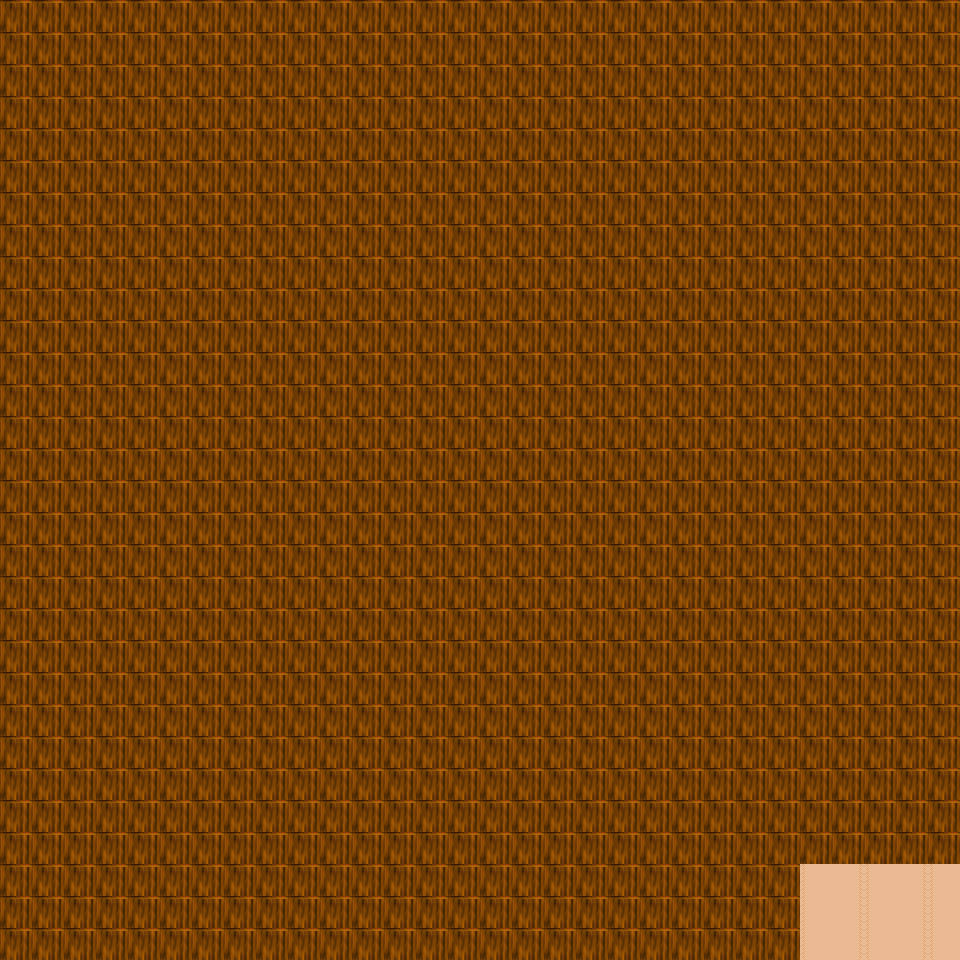

This game map was drawn from its Tiled (.tmx) file and the tilesets committed beside it. A one-line description and the trimmed map source follow:
An orthogonal 30x30 tile map with 32x32 px tiles, 6 tile layers (Ground, Object, Object2, Above, ...), 23 tilesets and 1 object (mapExit).

<map version="1.0" orientation="orthogonal" renderorder="right-down" width="30" height="30" tilewidth="32" tileheight="32" nextobjectid="2">
  <tileset firstgid="1" name="tileset_furniture_table_rectangular_with_meals" tilewidth="32" tileheight="32" tilecount="9" columns="3">
    <image source="../drawable/tileset_furniture_table_rectangular_with_meals.png" width="96" height="96" />
  </tileset>
  <tileset firstgid="10" name="tileset_building_fence_fence_wooden" tilewidth="32" tileheight="32" tilecount="12" columns="3">
    <image source="../drawable/tileset_building_fence_fence_wooden.png" width="96" height="128" />
  </tileset>
  <tileset firstgid="22" name="tileset_ground_indoor_brown_hole" tilewidth="32" tileheight="32" tilecount="56" columns="7">
    <image source="../drawable/tileset_ground_indoor_brown_hole.png" width="224" height="256" />
  </tileset>
  <tileset firstgid="78" name="tileset_ground_square_patch" tilewidth="32" tileheight="32" tilecount="9" columns="3">
    <image source="../drawable/tileset_ground_square_patch.png" width="96" height="96" />
  </tileset>
  <tileset firstgid="87" name="tileset_building_wall_bricked_edges" tilewidth="32" tileheight="32" tilecount="25" columns="5">
    <image source="../drawable/tileset_building_wall_bricked_edges.png" width="160" height="160" />
  </tileset>
  <tileset firstgid="112" name="tileset_plant_stump_small_stump" tilewidth="32" tileheight="32" tilecount="4" columns="2">
    <image source="../drawable/tileset_plant_stump_small_stump.png" width="64" height="64" />
  </tileset>
  <tileset firstgid="116" name="tileset_item_pot_barrel" tilewidth="32" tileheight="32" tilecount="2" columns="1">
    <image source="../drawable/tileset_item_pot_barrel.png" width="32" height="64" />
  </tileset>
  <tileset firstgid="118" name="tileset_item_statue_green_stone_2" tilewidth="32" tileheight="32" tilecount="6" columns="2">
    <image source="../drawable/tileset_item_statue_green_stone_2.png" width="64" height="96" />
  </tileset>
  <tileset firstgid="124" name="tileset_item_brush" tilewidth="32" tileheight="32" tilecount="3" columns="1">
    <image source="../drawable/tileset_item_brush.png" width="32" height="96" />
  </tileset>
  <tileset firstgid="127" name="tileset_logic_creature_rodent" tilewidth="32" tileheight="32" tilecount="8" columns="8">
    <image source="../drawable/tileset_logic_creature_rodent.png" width="256" height="32" />
  </tileset>
  <tileset firstgid="135" name="tileset_logic_portal" tilewidth="32" tileheight="32" tilecount="24" columns="8">
    <image source="../drawable/tileset_logic_portal.png" width="256" height="96" />
  </tileset>
  <tileset firstgid="159" name="tileset_logic_collision" tilewidth="32" tileheight="32" tilecount="1" columns="1">
    <image source="../drawable/tileset_logic_collision.png" width="32" height="32" />
  </tileset>
  <tileset firstgid="160" name="tileset_object_boat" tilewidth="32" tileheight="32" tilecount="42" columns="6">
    <image source="../drawable/tileset_object_boat.png" width="192" height="224" />
  </tileset>
  <tileset firstgid="202" name="tileset_object_ship" tilewidth="32" tileheight="32" tilecount="368" columns="16">
    <image source="../drawable/tileset_object_ship.png" width="512" height="736" />
  </tileset>
  <tileset firstgid="570" name="tileset_ground_ground" tilewidth="32" tileheight="32" tilecount="33" columns="3">
    <image source="../drawable/tileset_ground_ground.png" width="96" height="352" />
  </tileset>
  <tileset firstgid="603" name="tileset_ground_water_pool_deep" tilewidth="32" tileheight="32" tilecount="72" columns="3">
    <image source="../drawable/tileset_ground_water_pool_deep.png" width="96" height="768" />
  </tileset>
  <tileset firstgid="675" name="tileset_furniture_light_lights_candle" tilewidth="32" tileheight="32" tilecount="42" columns="6">
    <image source="../drawable/tileset_furniture_light_lights_candle.png" width="192" height="224" />
  </tileset>
  <tileset firstgid="717" name="tileset_light_dim_light_7x5" tilewidth="32" tileheight="32" tilecount="35" columns="7">
    <image source="../drawable/tileset_light_dim_light_7x5.png" width="224" height="160" />
  </tileset>
  <tileset firstgid="752" name="tileset_furniture_light_ship_lamps" tilewidth="32" tileheight="32" tilecount="2" columns="2">
    <image source="../drawable/tileset_furniture_light_ship_lamps.png" width="64" height="32" />
  </tileset>
  <tileset firstgid="754" name="tileset_light_red_light_5x5" tilewidth="32" tileheight="32" tilecount="25" columns="5">
    <image source="../drawable/tileset_light_red_light_5x5.png" width="160" height="160" />
  </tileset>
  <tileset firstgid="779" name="tileset_light_green_light_5x5" tilewidth="32" tileheight="32" tilecount="25" columns="5">
    <image source="../drawable/tileset_light_green_light_5x5.png" width="160" height="160" />
  </tileset>
  <tileset firstgid="804" name="tileset_furniture_bed_double_peach" tilewidth="32" tileheight="32" tilecount="8" columns="2">
    <image source="../drawable/tileset_furniture_bed_double_peach.png" width="64" height="128" />
  </tileset>
  <tileset firstgid="812" name="tileset_ground_water_whirlpool" tilewidth="32" tileheight="32" tilecount="8" columns="1">
    <image source="../drawable/tileset_ground_water_whirlpool.png" width="32" height="256" />
  </tileset>
  <layer name="Ground" width="30" height="30">
    <data>[900 cells, 900 non-empty, 7 distinct tile ids]</data>
  </layer>
  <layer name="Object" width="30" height="30">
    <data>[900 cells, 20 non-empty, 6 distinct tile ids]</data>
  </layer>
  <layer name="Object2" width="30" height="30">
    <data>[900 cells, 0 non-empty, 0 distinct tile ids]</data>
  </layer>
  <layer name="Above" width="30" height="30">
    <data>[900 cells, 0 non-empty, 0 distinct tile ids]</data>
  </layer>
  <layer name="Above2" width="30" height="30">
    <data>[900 cells, 30 non-empty, 3 distinct tile ids]</data>
  </layer>
  <layer name="Walkable" width="30" height="30">
    <data>[900 cells, 885 non-empty, 1 distinct tile ids]</data>
  </layer>
  <objectgroup name="MapEvents">
    <object id="1" name="south" type="mapExit" x="800" y="928" width="160" height="32">
      <properties>
        <property name="map" value="level_0_x225_y94" />
        <property name="x" value="25" />
        <property name="y" value="1" />
      </properties>
    </object>
  </objectgroup>
</map>
